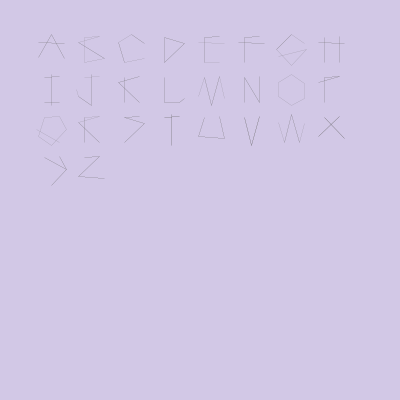
Frame 1 (no input)
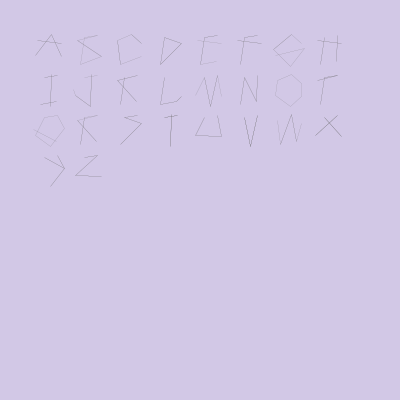
Frame 60 (the mouse pressed at the canvas centre just before this capture)
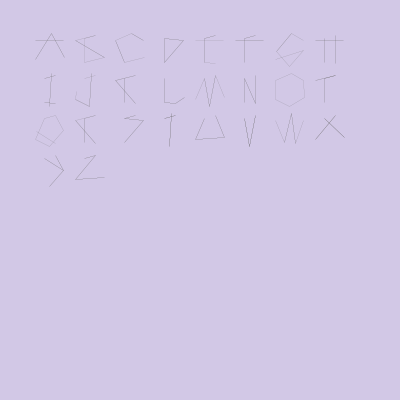
Frame 120 (the mouse held since frame 60 and released just before this capture)

The Processing sketch that drew these frames (run headless with seeded random() and noise(); from frame 60 on, the mouse is pressed at the canvas centre):

// Processing sketch: processing_43394
// ── processing_43394.pde

// press space bar to see the skeleton

float[ ][ ] points;
float number_of_points = 12.0;
int [ ] [ ] [ ] letters = new int [26] [6] [2];
int currKey, nextKey;
int clickCount = 0;
float speeds[] = new float[12];
float transition = 1.0;
// bigger = faster transitions
float zenoFactor = .3;
float rotateStart = 0.0;
// .5 seconds
float rotateTime = 500.0;
// 1/1000 chance every frame
float rotateChance = .001;
boolean flag = false;

void setup ( )
{
  smooth ( );
  size (400, 400);
  background (210, 200, 230);
  currKey = nextKey = 0;
  for (int i = 0; i < 12; i++)
  {
    speeds[i] = random(-1.2, 1.2);
  }
  points = new float[(int)number_of_points][2];
  for (int i = 0; i < number_of_points; i++)
  {
    points [i][0] = 150 * sin(i/number_of_points * TWO_PI);
    points [i][1] = 150 * cos(i/number_of_points * TWO_PI);
    //float px(i + 1) = points [i][0];
    //float py(i + 1) = points [i][1];
  }

  //------------------------A
  letters [0][0][0] = 3;
  letters [0][0][1] = 7;
  letters [0][1][0] = 5;
  letters [0][1][1] = 9;
  letters [0][2][0] = 7;
  letters [0][2][1] = 11;
  letters [0][3][0] = 3;
  letters [0][3][1] = 7;
  letters [0][4][0] = 5;
  letters [0][4][1] = 9;
  letters [0][5][0] = 7;
  letters [0][5][1] = 11;
  //------------------------B
  letters [1][0][0] = 3;
  letters [1][0][1] = 9;
  letters [1][1][0] = 6;
  letters [1][1][1] = 8;
  letters [1][2][0] = 8;
  letters [1][2][1] = 12;
  letters [1][3][0] = 9;
  letters [1][3][1] = 3;
  letters [1][4][0] = 12;
  letters [1][4][1] = 3;
  letters [1][5][0] = 6;
  letters [1][5][1] = 9;
  //------------------------C
  letters [2][0][0] = 5;
  letters [2][0][1] = 7;
  letters [2][1][0] = 7;
  letters [2][1][1] = 9;
  letters [2][2][0] = 9;
  letters [2][2][1] = 12;
  letters [2][3][0] = 12;
  letters [2][3][1] = 3;
  letters [2][4][0] = 5;
  letters [2][4][1] = 7;
  letters [2][5][0] = 12;
  letters [2][5][1] = 9;
  //------------------------D
  letters [3][0][0] = 5;
  letters [3][0][1] = 8;
  letters [3][1][0] = 8;
  letters [3][1][1] = 12;
  letters [3][2][0] = 12;
  letters [3][2][1] = 5;
  letters [3][3][0] = 8;
  letters [3][3][1] = 5;
  letters [3][4][0] = 12;
  letters [3][4][1] = 8;
  letters [3][5][0] = 5;
  letters [3][5][1] = 12;
  //------------------------E
  letters [4][0][0] = 5;
  letters [4][0][1] = 9;
  letters [4][1][0] = 6;
  letters [4][1][1] = 8;
  letters [4][2][0] = 8;
  letters [4][2][1] = 12;
  letters [4][3][0] = 12;
  letters [4][3][1] = 2;
  letters [4][4][0] = 8;
  letters [4][4][1] = 6;
  letters [4][5][0] = 12;
  letters [4][5][1] = 8;
  //------------------------F
  letters [5][0][0] = 5;
  letters [5][0][1] = 9;
  letters [5][1][0] = 6;
  letters [5][1][1] = 8;
  letters [5][2][0] = 8;
  letters [5][2][1] = 12;
  letters [5][3][0] = 9;
  letters [5][3][1] = 5;
  letters [5][4][0] = 8;
  letters [5][4][1] = 6;
  letters [5][5][0] = 12;
  letters [5][5][1] = 8;
  //------------------------G
  letters [6][0][0] = 1;
  letters [6][0][1] = 4;
  letters [6][1][0] = 5;
  letters [6][1][1] = 7;
  letters [6][2][0] = 7;
  letters [6][2][1] = 10;
  letters [6][3][0] = 10;
  letters [6][3][1] = 1;
  letters [6][4][0] = 11;
  letters [6][4][1] = 4;
  letters [6][5][0] = 10;
  letters [6][5][1] = 7;
  //------------------------H
  letters [7][0][0] = 2;
  letters [7][0][1] = 6;
  letters [7][1][0] = 5;
  letters [7][1][1] = 9;
  letters [7][2][0] = 8;
  letters [7][2][1] = 12;
  letters [7][3][0] = 6;
  letters [7][3][1] = 2;
  letters [7][4][0] = 9;
  letters [7][4][1] = 5;
  letters [7][5][0] = 12;
  letters [7][5][1] = 8;
  //------------------------I
  letters [8][0][0] = 6;
  letters [8][0][1] = 8;
  letters [8][1][0] = 7;
  letters [8][1][1] = 1;
  letters [8][2][0] = 12;
  letters [8][2][1] = 2;
  letters [8][3][0] = 8;
  letters [8][3][1] = 6;
  letters [8][4][0] = 1;
  letters [8][4][1] = 7;
  letters [8][5][0] = 2;
  letters [8][5][1] = 12;
  //------------------------J
  letters [9][0][0] = 1;
  letters [9][0][1] = 7;
  letters [9][1][0] = 6;
  letters [9][1][1] = 8;
  letters [9][2][0] = 10;
  letters [9][2][1] = 11;
  letters [9][3][0] = 11;
  letters [9][3][1] = 1;
  letters [9][4][0] = 7;
  letters [9][4][1] = 1;
  letters [9][5][0] = 1;
  letters [9][5][1] = 11;
  //------------------------K
  letters [10][0][0] = 6;
  letters [10][0][1] = 9;
  letters [10][1][0] = 8;
  letters [10][1][1] = 12;
  letters [10][2][0] = 9;
  letters [10][2][1] = 2;
  letters [10][3][0] = 9;
  letters [10][3][1] = 6;
  letters [10][4][0] = 12;
  letters [10][4][1] = 8;
  letters [10][5][0] = 2;
  letters [10][5][1] = 9;
  //------------------------L
  letters [11][0][0] = 2;
  letters [11][0][1] = 3;
  letters [11][1][0] = 8;
  letters [11][1][1] = 12;
  letters [11][2][0] = 12;
  letters [11][2][1] = 2;
  letters [11][3][0] = 3;
  letters [11][3][1] = 2;
  letters [11][4][0] = 12;
  letters [11][4][1] = 8;
  letters [11][5][0] = 2;
  letters [11][5][1] = 12;
  //------------------------M
  letters [12][0][0] = 3;
  letters [12][0][1] = 6;
  letters [12][1][0] = 6;
  letters [12][1][1] = 1;
  letters [12][2][0] = 8;
  letters [12][2][1] = 1;
  letters [12][3][0] = 8;
  letters [12][3][1] = 1;
  letters [12][4][0] = 1;
  letters [12][4][1] = 6;
  letters [12][5][0] = 11;
  letters [12][5][1] = 8;
  //------------------------N
  letters [13][0][0] = 8;
  letters [13][0][1] = 2;
  letters [13][1][0] = 8;
  letters [13][1][1] = 12;
  letters [13][2][0] = 2;
  letters [13][2][1] = 6;
  letters [13][3][0] = 6;
  letters [13][3][1] = 2;
  letters [13][4][0] = 2;
  letters [13][4][1] = 8;
  letters [13][5][0] = 12;
  letters [13][5][1] = 8;
  //------------------------O
  letters [14][0][0] = 1;
  letters [14][0][1] = 3;
  letters [14][1][0] = 3;
  letters [14][1][1] = 5;
  letters [14][2][0] = 5;
  letters [14][2][1] = 7;
  letters [14][3][0] = 7;
  letters [14][3][1] = 9;
  letters [14][4][0] = 9;
  letters [14][4][1] = 11;
  letters [14][5][0] = 11;
  letters [14][5][1] = 1;
  //------------------------P
  letters [15][0][0] = 6;
  letters [15][0][1] = 8;
  letters [15][1][0] = 6;
  letters [15][1][1] = 9;
  letters [15][2][0] = 8;
  letters [15][2][1] = 12;
  letters [15][3][0] = 9;
  letters [15][3][1] = 6;
  letters [15][4][0] = 12;
  letters [15][4][1] = 8;
  letters [15][5][0] = 8;
  letters [15][5][1] = 6;
  //------------------------Q
  letters [16][0][0] = 1;
  letters [16][0][1] = 4;
  letters [16][1][0] = 6;
  letters [16][1][1] = 4;
  letters [16][2][0] = 8;
  letters [16][2][1] = 6;
  letters [16][3][0] = 11;
  letters [16][3][1] = 8;
  letters [16][4][0] = 11;
  letters [16][4][1] = 1;
  letters [16][5][0] = 2;
  letters [16][5][1] = 10;
  //------------------------R
  letters [17][0][0] = 2;
  letters [17][0][1] = 9;
  letters [17][1][0] = 8;
  letters [17][1][1] = 6;
  letters [17][2][0] = 6;
  letters [17][2][1] = 9;
  letters [17][3][0] = 8;
  letters [17][3][1] = 12;
  letters [17][4][0] = 9;
  letters [17][4][1] = 2;
  letters [17][5][0] = 12;
  letters [17][5][1] = 8;
  //------------------------S
  letters [18][0][0] = 6;
  letters [18][0][1] = 8;
  letters [18][1][0] = 8;
  letters [18][1][1] = 5;
  letters [18][2][0] = 12;
  letters [18][2][1] = 5;
  letters [18][3][0] = 5;
  letters [18][3][1] = 12;
  letters [18][4][0] = 5;
  letters [18][4][1] = 8;
  letters [18][5][0] = 8;
  letters [18][5][1] = 6;
  //------------------------T
  letters [19][0][0] = 1;
  letters [19][0][1] = 7;
  letters [19][1][0] = 7;
  letters [19][1][1] = 1;
  letters [19][2][0] = 8;
  letters [19][2][1] = 6;
  letters [19][3][0] = 6;
  letters [19][3][1] = 8;
  letters [19][4][0] = 1;
  letters [19][4][1] = 7;
  letters [19][5][0] = 6;
  letters [19][5][1] = 8;
  //------------------------U
  letters [20][0][0] = 3;
  letters [20][0][1] = 6;
  letters [20][1][0] = 11;
  letters [20][1][1] = 8;
  letters [20][2][0] = 11;
  letters [20][2][1] = 3;
  letters [20][3][0] = 3;
  letters [20][3][1] = 11;
  letters [20][4][0] = 6;
  letters [20][4][1] = 3;
  letters [20][5][0] = 8;
  letters [20][5][1] = 11;
  //------------------------V
  letters [21][0][0] = 1;
  letters [21][0][1] = 6;
  letters [21][1][0] = 8;
  letters [21][1][1] = 1;
  letters [21][2][0] = 1;
  letters [21][2][1] = 8;
  letters [21][3][0] = 6;
  letters [21][3][1] = 1;
  letters [21][4][0] = 1;
  letters [21][4][1] = 8;
  letters [21][5][0] = 6;
  letters [21][5][1] = 1;
  //------------------------W
  letters [22][0][0] = 12;
  letters [22][0][1] = 9;
  letters [22][1][0] = 12;
  letters [22][1][1] = 7;
  letters [22][2][0] = 2;
  letters [22][2][1] = 7;
  letters [22][3][0] = 5;
  letters [22][3][1] = 2;
  letters [22][4][0] = 2;
  letters [22][4][1] = 7;
  letters [22][5][0] = 12;
  letters [22][5][1] = 7;
  //------------------------X
  letters [23][0][0] = 3;
  letters [23][0][1] = 8;
  letters [23][1][0] = 8;
  letters [23][1][1] = 3;
  letters [23][2][0] = 6;
  letters [23][2][1] = 11;
  letters [23][3][0] = 11;
  letters [23][3][1] = 6;
  letters [23][4][0] = 8;
  letters [23][4][1] = 3;
  letters [23][5][0] = 11;
  letters [23][5][1] = 6;
  //------------------------Y
  letters [24][0][0] = 1;
  letters [24][0][1] = 4;
  letters [24][1][0] = 4;
  letters [24][1][1] = 6;
  letters [24][2][0] = 4;
  letters [24][2][1] = 8;
  letters [24][3][0] = 4;
  letters [24][3][1] = 1;
  letters [24][4][0] = 6;
  letters [24][4][1] = 4;
  letters [24][5][0] = 8;
  letters [24][5][1] = 4;
  //------------------------Z
  letters [25][0][0] = 3;
  letters [25][0][1] = 11;
  letters [25][1][0] = 6;
  letters [25][1][1] = 11;
  letters [25][2][0] = 8;
  letters [25][2][1] = 6;
  letters [25][3][0] = 6;
  letters [25][3][1] = 8;
  letters [25][4][0] = 11;
  letters [25][4][1] = 6;
  letters [25][5][0] = 11;
  letters [25][5][1] = 3;
  //------------------------
  // because I am STOOPID
  for(int i = 0; i < 26; i++)
  for(int j = 0; j < 6; j++)
  for(int k = 0; k < 2; k++)
  letters[i][j][k] -= 1;
}

void draw ( )
{
  translate (50, 50);
  background (210, 200, 230);
  for (int L = 0; L<26; L++)
  {
    currKey = L;
    nextKey = L;
    pushMatrix( );
    translate(40.0*(L%8), (L/8)*40.0);
    scale(0.1, 0.1);
   /* 
    if ((millis() - rotateStart) < rotateTime)
      rotateY(TWO_PI * (millis() - rotateStart) / rotateTime);
    else if ((random(0.0, 1.0) < rotateChance))
      rotateStart = millis();
    */
    float r = 20.0;
    float theta = (float)millis()/400.0;
    strokeWeight (1);

    beginShape(LINES);
    stroke (100);
    transition += zenoFactor * (1.0 - transition);
    for (int i=0; i<6; i++){
      float dx1Curr = r * cos (speeds[letters[currKey][i][0]]*theta);
      float dy1Curr = r * sin (speeds[letters[currKey][i][0]]*theta);
      float dx2Curr = r * cos (speeds[letters[currKey][i][1]]*theta);
      float dy2Curr = r * sin (speeds[letters[currKey][i][1]]*theta);
      float dx1Next = r * cos (speeds[letters[nextKey][i][0]]*theta);
      float dy1Next = r * sin (speeds[letters[nextKey][i][0]]*theta);
      float dx2Next = r * cos (speeds[letters[nextKey][i][1]]*theta);
      float dy2Next = r * sin (speeds[letters[nextKey][i][1]]*theta);

      vertex((1.0 - transition)*(points[letters[currKey][i][0]][0] + dx1Curr)
      + transition*(points[letters[nextKey][i][0]][0] + dx1Next),
      (1.0 - transition)*(points[letters[currKey][i][0]][1] + dy1Curr)
      + transition*(points[letters[nextKey][i][0]][1] + dy1Next));

      vertex((1.0 - transition)*(points[letters[currKey][i][1]][0] + dx2Curr)
      + transition*(points[letters[nextKey][i][1]][0] + dx2Next),
      (1.0 - transition)*(points[letters[currKey][i][1]][1] + dy2Curr)
      + transition*(points[letters[nextKey][i][1]][1] + dy2Next));
    }
    endShape();

    if (flag)
    {
      stroke (190, 180, 210);
      strokeWeight(1);
      noFill();
      beginShape ();

      for (int i = 0; i < number_of_points; i++)
      {
        float dx = r * cos (speeds[i]*theta);
        float dy = r * sin (speeds[i]*theta);
        vertex (dx + points [i][0],dy +  points [i][1]);
      }
      endShape (CLOSE);
      strokeWeight (4);
      stroke (200, 150, 230);
      strokeWeight(20);
      beginShape (POINTS);
      for (int i = 0; i < number_of_points; i++)
      {
        float dx = r * cos (speeds[i]*theta);
        float dy = r * sin (speeds[i]*theta);
        vertex (dx + points [i][0],dy +  points [i][1]);
      }
      endShape ( );
    }
    popMatrix( );
  }
}

void keyPressed(){

  int tmpKey = key;

  // convert all letters to uppercase
  if ((key >= 'a') && (key <= 'z')){
    tmpKey -= ('a' - 'A');
  }

  if ((key == '1') && ((millis() - rotateStart) > rotateTime))
  rotateStart = millis();

  // really want currKey to be 0..6, NOT A..F (97-103)
  tmpKey = tmpKey - 'A';
  if ((tmpKey >=0) && (tmpKey < 26)){
    currKey = nextKey;
    nextKey = tmpKey;
    transition = 0.0;

  }

  if (key == ' ') {
    flag = !flag;
  }
}
